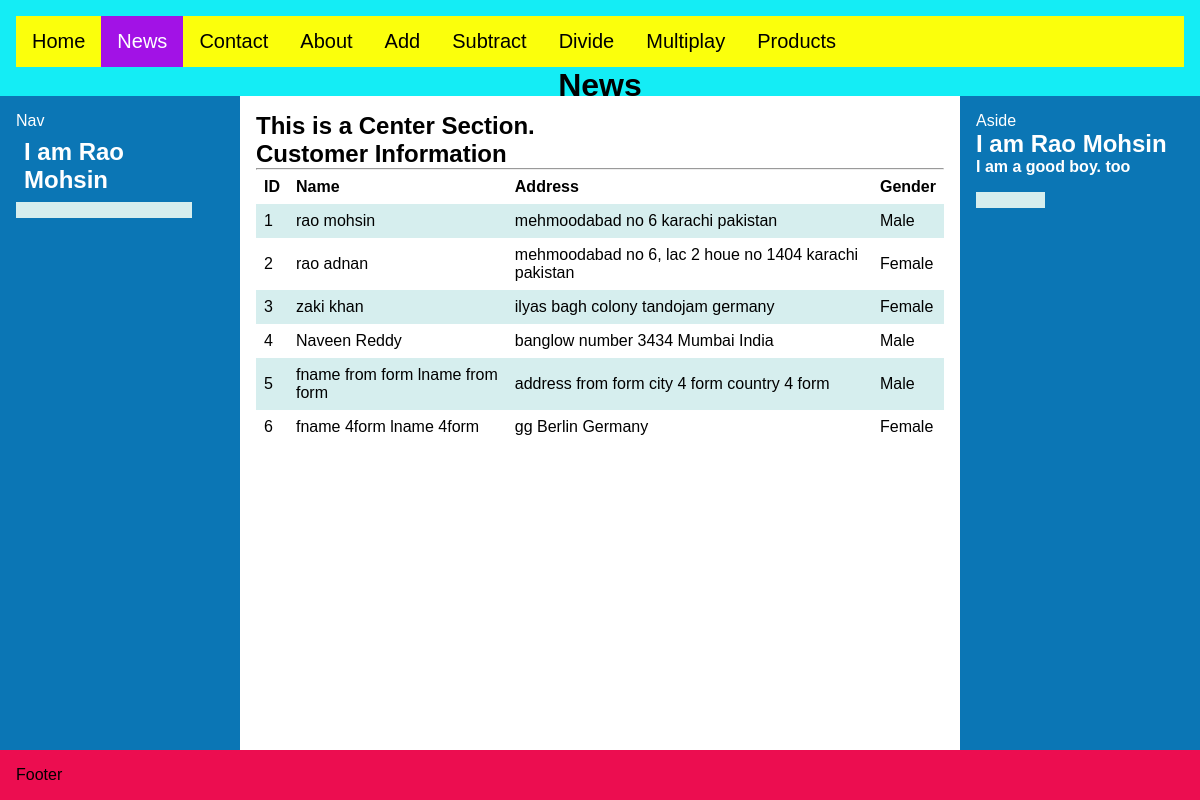
The page /t1 on the database its author committed.
### tempapp1/models.py (models this page shows)
class Customers(models.Model):
	fname =models.CharField(max_length=100)
	lname =models.CharField(max_length=100)
	address = models.TextField()
	city =models.CharField(max_length=100)
	country =models.CharField(max_length=100)
	age = models.IntegerField(default=0)
	gender = models.BooleanField(default=False) #0 = Female, 1=Male

### tempapp1/views.py (the view)
# urls.py: path('t1', views.t1,name='t1'),
def t1(request):
	dests = Customers.objects.all()
	return render(request,'news.html',{"title":"News", "dests":dests})

### templates/news.html
{% extends 'base.html' %}
{% block content %}
    <article>
        <h1>This is a Center Section.</h1>
        <h1>Customer Information</h1>
        <hr>
        <table>
            <tr>
                <th>ID</th>
                <th>Name</th>
                <th>Address</th>
                <th>Gender</th>
            </tr>
            {% for mydest in dests %}
            <tr>
                <td>{{ mydest.id }}</td>
                <td>{{ mydest.fname }} {{ mydest.lname }}</td>
                <td>{{ mydest.address }} {{ mydest.city }} {{ mydest.country }}</td>
                {% if mydest.gender %}
                <td>Male</td>
                {% else %}
                <td>Female</td>
                {% endif %}
            </tr>
            {% endfor %}
        </table>
    </article>
    <nav>Nav
        <table>
            <tr>
                <td><h1>I am Rao Mohsin</h1></td>
                <td><p></p></td>
                <td><h3></h3></td>
            </tr>
            <tr>
                <td></td>
            </tr>
        </table>
    </nav>
    <aside>Aside
        <h1>I am Rao Mohsin</h1>
        <h4>I am a good boy. too</h4>
        <table>
            <tr>
                <td><h1></h1></td>
                <td><p></p></td>
                <td><h3></h3></td>
            </tr>
            <tr>
                <td></td>
            </tr>
        </table>
    </aside>
{% endblock %}

### templates/base.html (style rules this page uses)
* { box-sizing: border-box; margin: 0; padding: 0; }
body { display: flex; min-height: 100vh; flex-direction: column; margin: 0; font-family: Arial, Helvetica, sans-serif; }
#main > article { flex: 1; }
#main > nav, #main > aside { flex: 0 0 20vw; background: rgb(11, 118, 181); color: white; font-size: 16px; }
#main > nav { order: -1; }
header, footer, article, nav, aside { padding: 1em; }
table { border-collapse: collapse; width: 100%; }
th, td { text-align: left; padding: 8px; }
tr:nth-child(even) { background-color: #D6EEEE; }

### rows shown on the page
Customers: id "1", fname "rao", lname "mohsin", address "mehmoodabad no 6", city "karachi", country "pakistan", gender "Male"
Customers: id "2", fname "rao", lname "adnan", address "mehmoodabad no 6, lac 2 houe no 1404", city "karachi", country "pakistan", gender "Female"
Customers: id "3", fname "zaki", lname "khan", address "ilyas bagh colony", city "tandojam", country "germany", gender "Female"
Customers: id "4", fname "Naveen", lname "Reddy", address "banglow number 3434", city "Mumbai", country "India", gender "Male"
Customers: id "5", fname "fname from form", lname "lname from form", address "address from form", city "city 4 form", country "country 4 form", gender "Male"
Customers: id "6", fname "fname 4form", lname "lname 4form", address "gg", city "Berlin", country "Germany", gender "Female"

### other values the page prints
{{ title }} "News"
